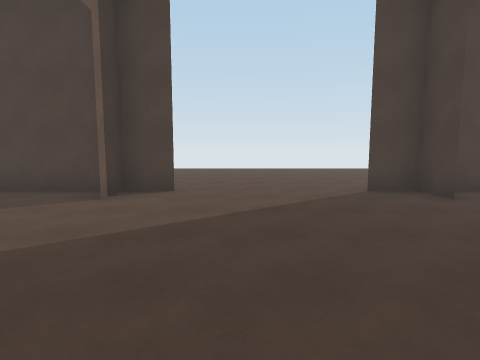
[1] (above)

16 first-person views from a walk through a Unity game level. The camera is 1.5 m above the floor, tilts 6° down and sees 80° across. The floor is counted in squares, 2 m on a side. Each view is taken from the middle of a square. On the plan, view 1 faces up. The plan holds only what a view shows up to about 10 squares ahead; the rest is blank. The place goes on beyond the plan. The player is left out.

[2]
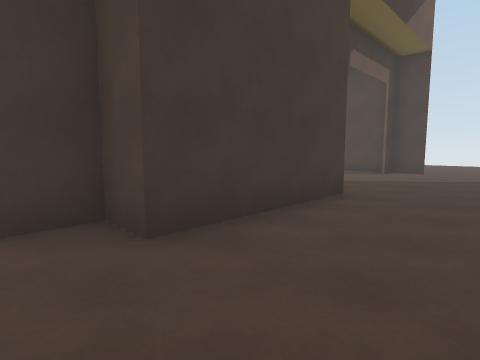

[3]
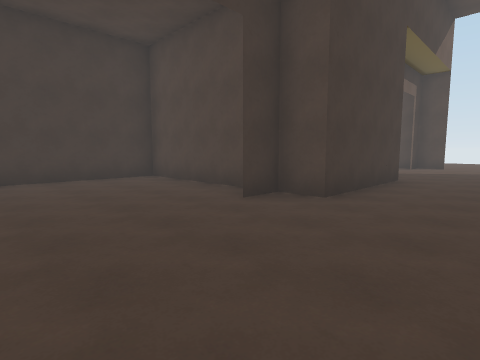

[4]
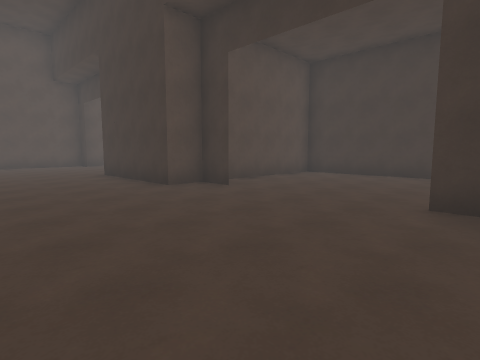

[5]
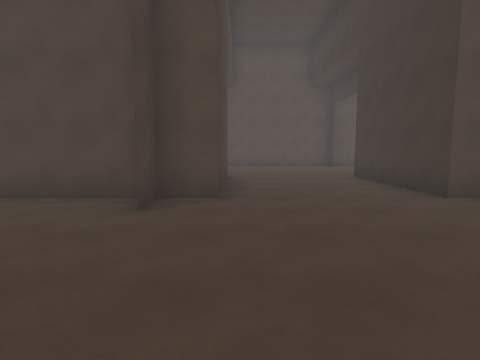

[6]
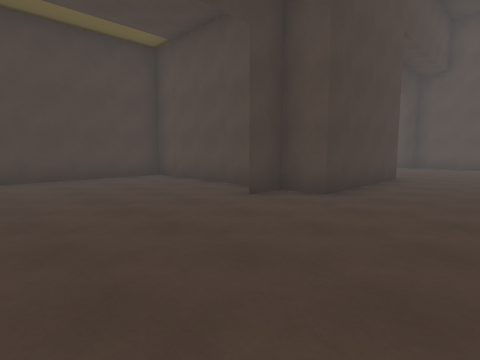

[7]
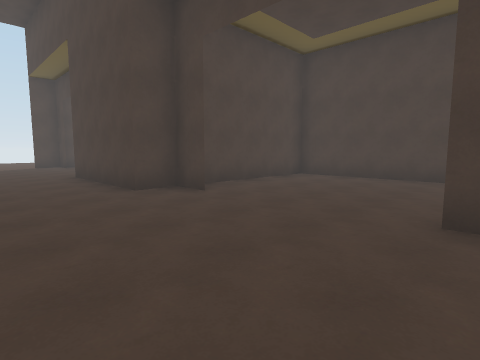

[8]
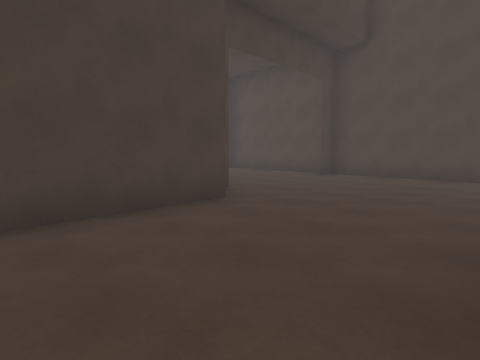

[9]
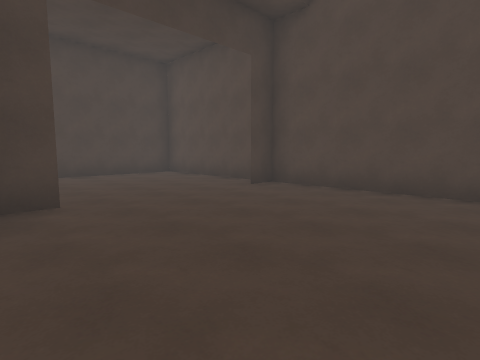

[10]
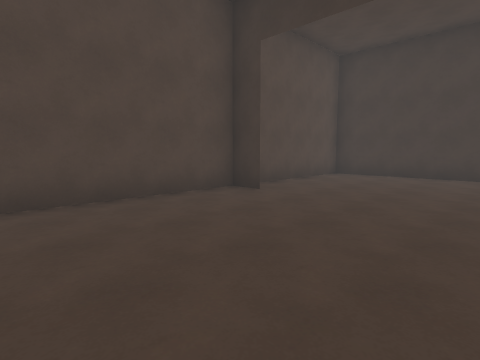

[11]
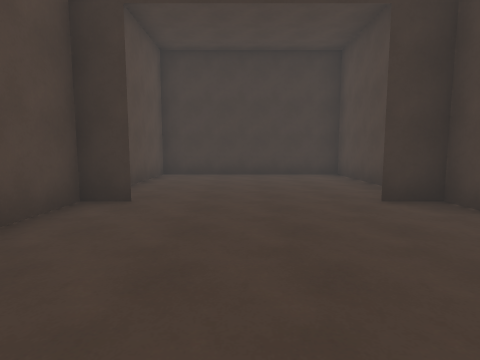

[12]
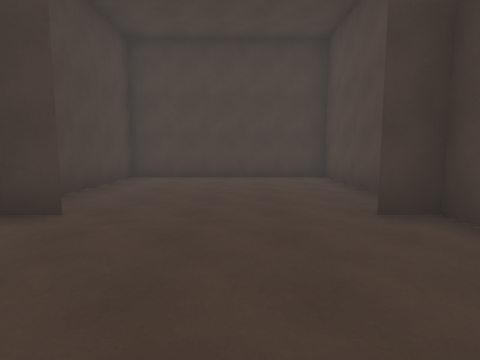

[13]
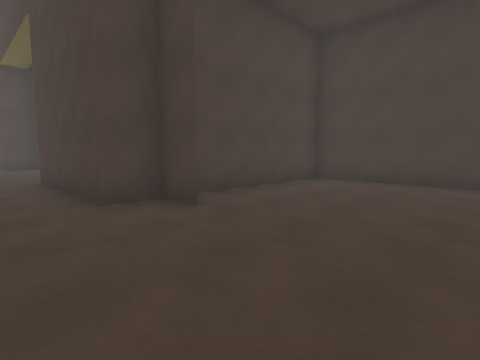

[14]
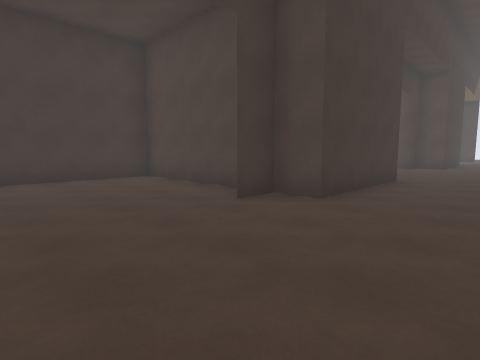

[15]
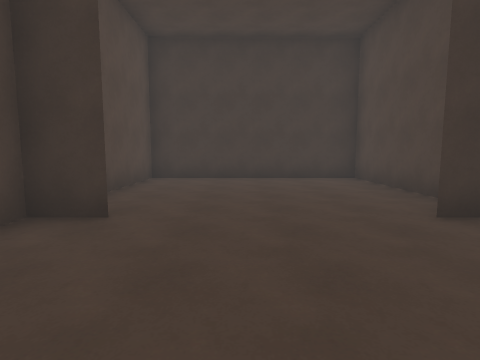

[16]
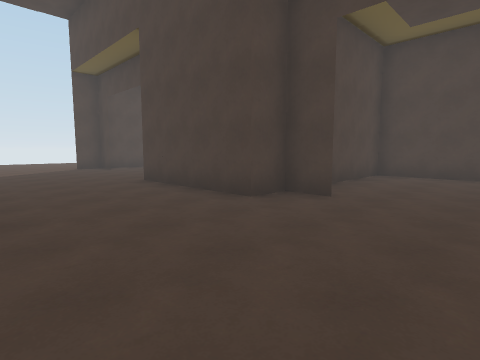

### Floor plan
Points are (right, up) in squares from view 1. A wall is a line through its corners. A room is listed if a view was taken in it or the views show most of it. See-through windows are left out.
Room 1 (views 1, 2, 3, 4, 5, 6, 7, 8, 9, 10, 11, 12, 13, 14, 15, 16)
walls: (-2.1, -13) (-2.1, -14); (-2.1, -8.4) (-2.1, -9.4); (3.3, -9.5) (3.3, -8.4); (3.3, -14) (3.3, -13); (-2.1, -17.5) (-2.1, -18.4); (3.3, -4.9) (3.3, -3.9); (-2.1, -3.9) (-2.1, -4.9); (3.3, -18.4) (3.3, -17.5); (-1.2, -0.2) (-1.2, -3.9) (-6.7, -3.9) (-6.7, -9.4) (-1.2, -9.4) (-1.2, -13) (-6.7, -13) (-6.7, -18.3) (7.8, -18.3) (7.8, -13) (2.3, -13) (2.3, -9.4) (7.8, -9.4) (7.8, -3.9) (2.3, -3.9) (2.3, -0.2)
ways out: opening at (0.5, -0.5)

Positions as (right, up) in squares from view 1, and headings:
1: (0, 0), facing up
2: (1, -5), facing up-left
3: (1, -8), facing up-left
4: (2, -4), facing down-left
5: (2, -5), facing down
6: (0, -5), facing down-right
7: (0, -9), facing up-right
8: (-1, -10), facing down-right
9: (-1, -13), facing down-right
10: (2, -14), facing down-left
11: (2, -16), facing left
12: (0, -16), facing right
13: (1, -17), facing up-right
14: (1, -17), facing up-left
15: (1, -7), facing left
16: (-1, -7), facing up-right
